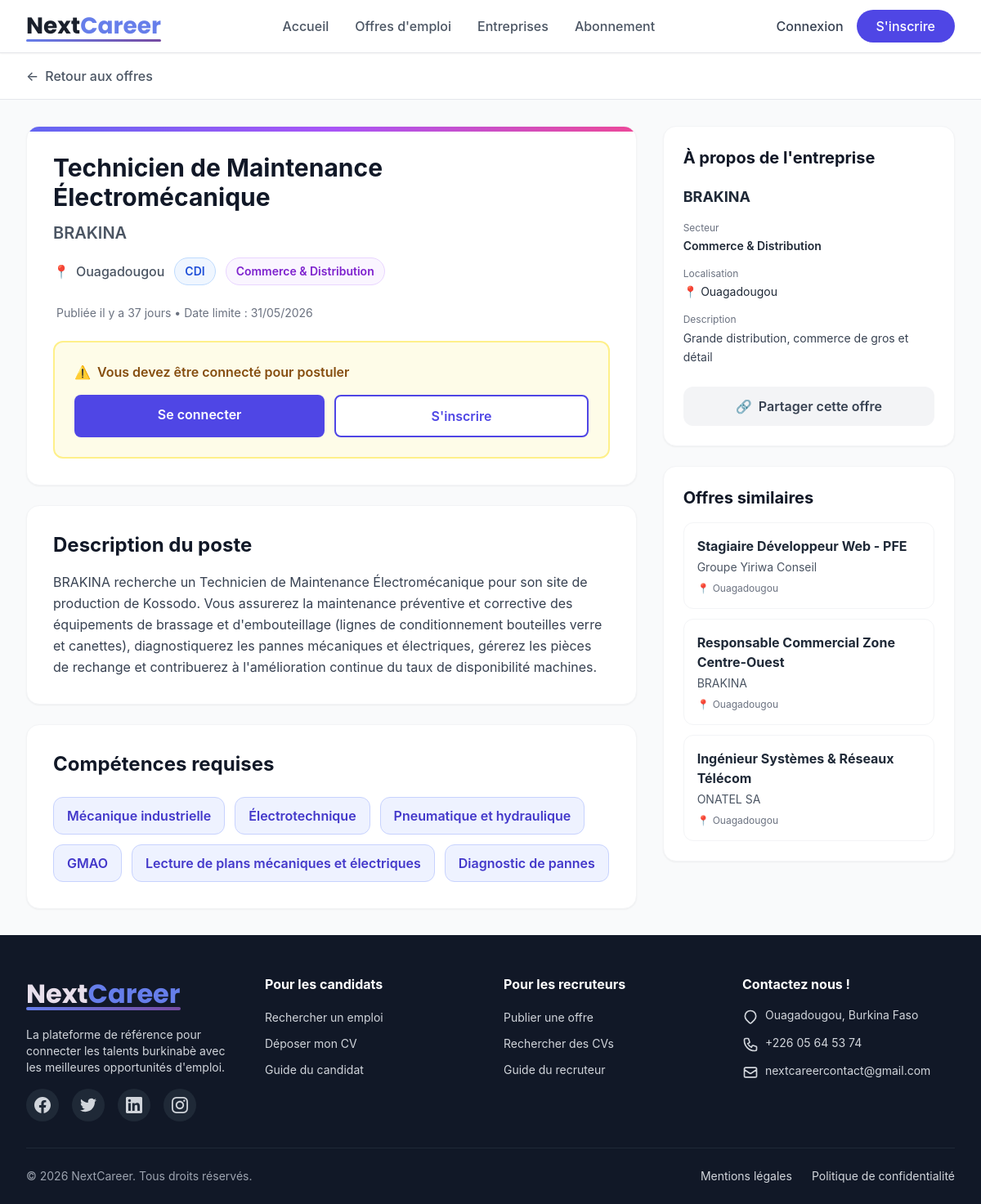
The page /offre.php?id=10 on the database its author committed.
### tables this page shows
CREATE TABLE IF NOT EXISTS `offres_emploi` (
  `id_offre` int NOT NULL AUTO_INCREMENT,
  `id_recruteur` int DEFAULT NULL,
  `id_secteur` int DEFAULT NULL,
  `id_domaine` int DEFAULT NULL,
  `titre_emploi` varchar(150) DEFAULT NULL,
  `description_offre` text,
  `competences_requises` text,
  `localisation` varchar(100) DEFAULT NULL,
  `date_publication` date DEFAULT NULL,
  `statut_recherche` varchar(50) DEFAULT NULL,
  `date_limite` date DEFAULT NULL,
  `salaire_min` int DEFAULT NULL,
  `salaire_max` int DEFAULT NULL,
  `profil_recherche` text,
  `avantages` text,
  PRIMARY KEY (`id_offre`),
  KEY `id_recruteur` (`id_recruteur`),
  KEY `id_secteur` (`id_secteur`),
  KEY `id_domaine` (`id_domaine`)
);

CREATE TABLE IF NOT EXISTS `recruteurs` (
  `id_recruteur` int NOT NULL AUTO_INCREMENT,
  `id_user` int DEFAULT NULL,
  `nom_entreprise` varchar(150) DEFAULT NULL,
  `ville_entreprise` varchar(100) DEFAULT NULL,
  `adresse_professionnelle` varchar(255) DEFAULT NULL,
  `nombre_employes` int DEFAULT NULL,
  `description_entreprise` text,
  `secteur` varchar(100) DEFAULT NULL,
  PRIMARY KEY (`id_recruteur`),
  UNIQUE KEY `idx_id_user_recruteur` (`id_user`)
);

CREATE TABLE IF NOT EXISTS `secteurs` (
  `id_secteur` int NOT NULL AUTO_INCREMENT,
  `nom_secteur` varchar(100) DEFAULT NULL,
  `description_secteur` text,
  `date_creation` date DEFAULT NULL,
  PRIMARY KEY (`id_secteur`)
);

### offre.php (the view, shortened to what the rows shown need)
<?php
require_once 'config/db.php';
$id_offre = (int)$_GET['id'];
try {
    $stmt = $pdo->prepare("
        SELECT
            oe.id_offre,
            oe.titre_emploi,
            oe.localisation,
            oe.description_offre,
            oe.competences_requises,
            oe.date_publication,
            oe.date_limite,
            oe.statut_recherche,
            oe.id_recruteur,
            r.nom_entreprise,
            s.description_secteur as description_entreprise,
            s.nom_secteur,
            d.nom_domaine
        FROM offres_emploi oe
        LEFT JOIN recruteurs r ON oe.id_recruteur = r.id_recruteur
        LEFT JOIN secteurs s ON oe.id_secteur = s.id_secteur
        LEFT JOIN domaines d ON oe.id_domaine = d.id_domaine
        WHERE oe.id_offre = :id_offre
    ");
    $stmt->execute([':id_offre' => $id_offre]);
    $offre = $stmt->fetch();
} catch (PDOException $e) {
    die("Erreur : " . $e->getMessage());
}
try {
    $stmt_similar = $pdo->prepare("
        SELECT
            oe.id_offre,
            oe.titre_emploi,
            oe.localisation,
            oe.date_publication,
            oe.statut_recherche,
            r.nom_entreprise
        FROM offres_emploi oe
        LEFT JOIN recruteurs r ON oe.id_recruteur = r.id_recruteur
        WHERE (oe.id_secteur = (SELECT id_secteur FROM offres_emploi WHERE id_offre = :id_offre)
            OR oe.id_domaine = (SELECT id_domaine FROM offres_emploi WHERE id_offre = :id_offre2))
            AND oe.id_offre != :id_offre3
        ORDER BY oe.date_publication DESC
        LIMIT 3
    ");
    $stmt_similar->execute([
        ':id_offre' => $id_offre,
        ':id_offre2' => $id_offre,
        ':id_offre3' => $id_offre
    ]);
    $offres_similaires = $stmt_similar->fetchAll();
} catch (PDOException $e) {
    $offres_similaires = [];
}
$has_applied = false;
?>
<!DOCTYPE html>
<html lang="fr">
<head>
    <link rel="stylesheet" href="assets/css/tailwind.min.css">
</head>
<body class="bg-gray-50">
    <div class="max-w-7xl mx-auto px-4 sm:px-6 lg:px-8 py-8">
        <div class="grid lg:grid-cols-3 gap-8">
            <div class="lg:col-span-2 space-y-6">
                <div class="bg-white rounded-2xl shadow-sm border border-gray-100 p-8 relative overflow-hidden">
                    <div class="absolute top-0 left-0 right-0 h-1.5 bg-gradient-to-r from-indigo-500 via-purple-500 to-pink-500"></div>
                    <div class="flex items-start justify-between mb-6">
                        <div class="flex-1 pr-4">
                            <h1 class="text-3xl font-bold text-gray-900 mb-3">
                                <?= htmlspecialchars($offre['titre_emploi']) ?>
                            </h1>
                            <?php if (!empty($offre['nom_entreprise'])): ?>
                            <p class="text-xl text-gray-600 font-semibold mb-4">
                                <?= htmlspecialchars($offre['nom_entreprise']) ?>
                            </p>
                            <?php endif; ?>
                            <div class="flex flex-wrap items-center gap-3">
                                <div class="flex items-center gap-2 text-gray-600">
                                    <span class="text-indigo-500">📍</span>
                                    <span class="font-medium"><?= htmlspecialchars($offre['localisation']) ?></span>
                                </div>
                                <?php if (!empty($offre['statut_recherche'])): ?>
                                <span class="bg-blue-50 text-blue-700 px-3 py-1.5 rounded-full font-semibold text-sm border border-blue-200">
                                    <?= htmlspecialchars($offre['statut_recherche']) ?>
                                </span>
                                <?php endif; ?>
                                <?php if (!empty($offre['nom_secteur'])): ?>
                                <span class="bg-purple-50 text-purple-700 px-3 py-1.5 rounded-full font-semibold text-sm border border-purple-200">
                                    <?= htmlspecialchars($offre['nom_secteur']) ?>
                                </span>
                                <?php endif; ?>
                            </div>
                        </div>
                        <button class="p-3 hover:bg-gray-50 rounded-lg transition" title="Ajouter aux favoris">
                        </button>
                    </div>
                    <div class="flex items-center gap-1 text-sm text-gray-500 mb-6">
                        Publiée
                        <?php
                            if (!empty($offre['date_publication'])) {
                                $date_diff = time() - strtotime($offre['date_publication']);
                                $days = floor($date_diff / (60 * 60 * 24));
                                echo $days == 0 ? "aujourd'hui" : "il y a $days jour" . ($days > 1 ? 's' : '');
                            }
                        ?>
                        <?php if (!empty($offre['date_limite'])): ?>
                            • Date limite : <?= date('d/m/Y', strtotime($offre['date_limite'])) ?>
                        <?php endif; ?>
                    </div>
                    <?php if (isset($_SESSION['user_type']) && $_SESSION['user_type'] === 'candidat'): ?>
                        <?php if ($has_applied): ?>
                            <div class="bg-green-50 border-2 border-green-200 text-green-700 px-6 py-4 rounded-xl flex items-center gap-3">
                                <span class="font-semibold">Vous avez déjà postulé à cette offre</span>
                            </div>
                        <?php else: ?>
                            <a href="pages/candidat/postuler.php?id=<?= $offre['id_offre'] ?>" class="block w-full bg-gradient-to-r from-indigo-600 to-purple-600 text-white text-center py-4 rounded-xl hover:shadow-lg transition font-bold text-lg">
                                Postuler maintenant →
                            </a>
                        <?php endif; ?>
                    <?php elseif (!isset($_SESSION['user_id'])): ?>
                        <div class="bg-yellow-50 border-2 border-yellow-200 rounded-xl p-6">
                            <p class="text-yellow-800 font-semibold mb-4 flex items-center gap-2">
                            </p>
                            <div class="flex gap-3">
                            </div>
                        </div>
                    <?php endif; ?>
                </div>
                <div class="bg-white rounded-2xl shadow-sm border border-gray-100 p-8">
                    <h2 class="text-2xl font-bold text-gray-900 mb-4 flex items-center gap-2">
                        Description du poste
                    </h2>
                    <div class="prose max-w-none text-gray-700 leading-relaxed">
                        <?= nl2br(htmlspecialchars($offre['description_offre'])) ?>
                    </div>
                </div>
                <?php if (!empty($offre['competences_requises'])): ?>
                <div class="bg-white rounded-2xl shadow-sm border border-gray-100 p-8">
                    <h2 class="text-2xl font-bold text-gray-900 mb-6 flex items-center gap-2">
                        Compétences requises
                    </h2>
                    <div class="flex flex-wrap gap-3">
                        <?php
                        $competences = explode(',', $offre['competences_requises']);
                        foreach ($competences as $comp):
                        ?>
                        <span class="bg-indigo-50 text-indigo-700 px-4 py-2.5 rounded-xl font-semibold border border-indigo-200">
                            <?= htmlspecialchars(trim($comp)) ?>
                        </span>
                        <?php endforeach; ?>
                    </div>
                </div>
                <?php endif; ?>
            </div>
            <div class="lg:col-span-1 space-y-6">
                <div class="bg-white rounded-2xl shadow-sm border border-gray-100 p-6 sticky top-24">
                    <h3 class="text-xl font-bold text-gray-900 mb-5 flex items-center gap-2">
                        À propos de l'entreprise
                    </h3>
                    <?php if (!empty($offre['nom_entreprise'])): ?>
                    <p class="text-lg font-bold text-gray-800 mb-4">
                        <?= htmlspecialchars($offre['nom_entreprise']) ?>
                    </p>
                    <?php endif; ?>
                    <div class="space-y-4 text-sm">
                        <?php if (!empty($offre['nom_secteur'])): ?>
                        <div>
                            <p class="text-gray-500 text-xs mb-1">Secteur</p>
                            <p class="text-gray-800 font-semibold"><?= htmlspecialchars($offre['nom_secteur']) ?></p>
                        </div>
                        <?php endif; ?>
                        <?php if (!empty($offre['localisation'])): ?>
                        <div>
                            <p class="text-gray-500 text-xs mb-1">Localisation</p>
                            <p class="text-gray-800 flex items-center gap-1">
                                <span>📍</span>
                                <?= htmlspecialchars($offre['localisation']) ?>
                            </p>
                        </div>
                        <?php endif; ?>
                        <?php if (!empty($offre['description_entreprise'])): ?>
                        <div>
                            <p class="text-gray-500 text-xs mb-1">Description</p>
                            <p class="text-gray-700 text-sm leading-relaxed"><?= htmlspecialchars($offre['description_entreprise']) ?></p>
                        </div>
                        <?php endif; ?>
                    </div>
                    <button class="w-full mt-6 bg-gray-100 text-gray-700 py-3 rounded-xl hover:bg-gray-200 transition font-semibold flex items-center justify-center gap-2">
                        <span>🔗</span>
                        Partager cette offre
                    </button>
                </div>
                <?php if (!empty($offres_similaires)): ?>
                <div class="bg-white rounded-2xl shadow-sm border border-gray-100 p-6">
                    <div class="space-y-3">
                        <?php foreach ($offres_similaires as $similar): ?>
                        <a href="offre.php?id=<?= $similar['id_offre'] ?>" class="block p-4 rounded-xl hover:bg-gray-50 transition border border-gray-100 group">
                            <h4 class="font-bold text-gray-800 mb-1 group-hover:text-indigo-600 transition">
                                <?= htmlspecialchars($similar['titre_emploi']) ?>
                            </h4>
                            <p class="text-sm text-gray-600 mb-2"><?= htmlspecialchars($similar['nom_entreprise']) ?></p>
                            <p class="text-xs text-gray-500 flex items-center gap-1">
                                <span>📍</span>
                                <?= htmlspecialchars($similar['localisation']) ?>
                            </p>
                        </a>
                        <?php endforeach; ?>
                    </div>
                </div>
                <?php endif; ?>
            </div>
        </div>
    </div>
</body>
</html>

### rows shown on the page
offres_emploi: titre_emploi "Technicien de Maintenance Électromécanique", id_recruteur.nom_entreprise "BRAKINA", localisation "Ouagadougou", statut_recherche "CDI", id_secteur.nom_secteur "Commerce & Distribution", date_limite "31/05/2026", description_offre "BRAKINA recherche un Technicien de Maintenance Électromécanique pour son site de production de Kossodo. Vous assurerez la maintenance préventive et corrective des équipements de brassage et d'embouteillage (lignes de conditionnement bouteilles verre et canettes), diagnostiquerez les pannes mécaniques et électriques, gérerez les pièces de rechange et contribuerez à l'amélioration continue du taux de disponibilité machines.", competences_requises "Mécanique industrielle", competences_requises "Électrotechnique", competences_requises "Pneumatique et hydraulique", competences_requises "GMAO", competences_requises "Lecture de plans mécaniques et électriques", competences_requises "Diagnostic de pannes", id_secteur.description_secteur "Grande distribution, commerce de gros et détail"
offres_emploi: titre_emploi "Stagiaire Développeur Web - PFE", id_recruteur.nom_entreprise "Groupe Yiriwa Conseil", localisation "Ouagadougou"
offres_emploi: titre_emploi "Responsable Commercial Zone Centre-Ouest", id_recruteur.nom_entreprise "BRAKINA", localisation "Ouagadougou"
offres_emploi: titre_emploi "Ingénieur Systèmes & Réseaux Télécom", id_recruteur.nom_entreprise "ONATEL SA", localisation "Ouagadougou"
